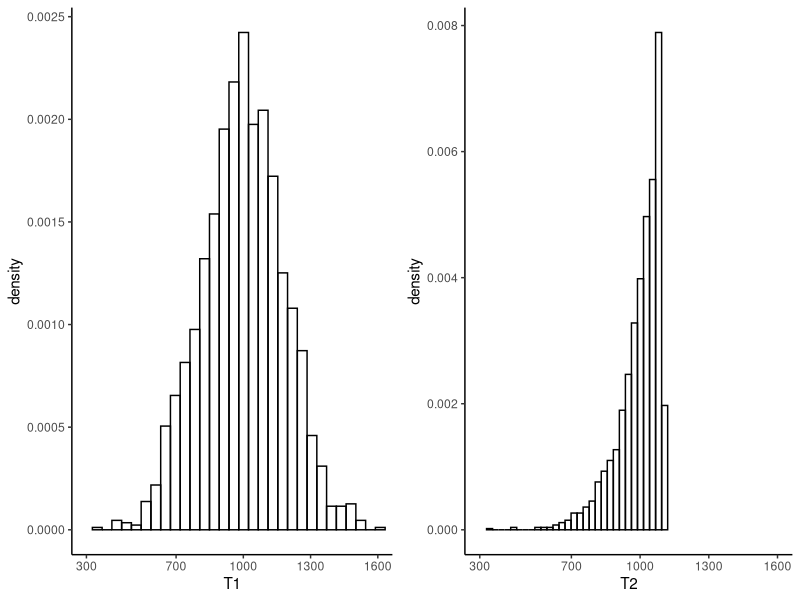

Here is the R script that generated this plot:
## ---- chunk 1
library(tidyverse)
# Functions to compute the estimators
T1 <- function(x) 2 * mean(x) - 1
T2 <- function(x) ( (length(x) + 1)/length(x) ) * max(x) - 1

# Now, simulate in order to assess their bias.
# This goes as follows (try this yourself before looking):
# - Choose a true value of N, the parameter to be estimated
# - Draw a sample of size n from 1:N without replacement
# - Compute T1 and T2
# - Repeat this M times, and compare the average of T1 and T2 to N.
N <- 1000
n <- 10
M <- 2000
# Run the simulations. Use the sample.int() function to generate from a DISCRETE
# uniform distribution
out <- 1:M %>%
  map(~sample.int(N,n)) %>%
  map(~c("T1" = T1(.x),"T2" = T2(.x))) %>%
  reduce(bind_rows)

# What do you expect the mean to be?
out %>% summarize_all(mean)
# Why does this seem to indicate that T1 and T2 have zero bias?

# Recreate the plots in Figure 20.1:
leftplot <- out %>%
  ggplot(aes(x = T1)) +
  theme_classic() + 
  geom_histogram(aes(y = ..density..),bins = 30,colour = "black",fill = "transparent") +
  scale_x_continuous(breaks = c(300,700,1000,1300,1600)) +
  coord_cartesian(xlim = c(300,1600))

rightplot <- out %>%
  ggplot(aes(x = T2)) +
  theme_classic() + 
  geom_histogram(aes(y = ..density..),bins = 30,colour = "black",fill = "transparent") +
  scale_x_continuous(breaks = c(300,700,1000,1300,1600)) +
  coord_cartesian(xlim = c(300,1600))

cowplot::plot_grid(leftplot,rightplot,nrow = 1)
